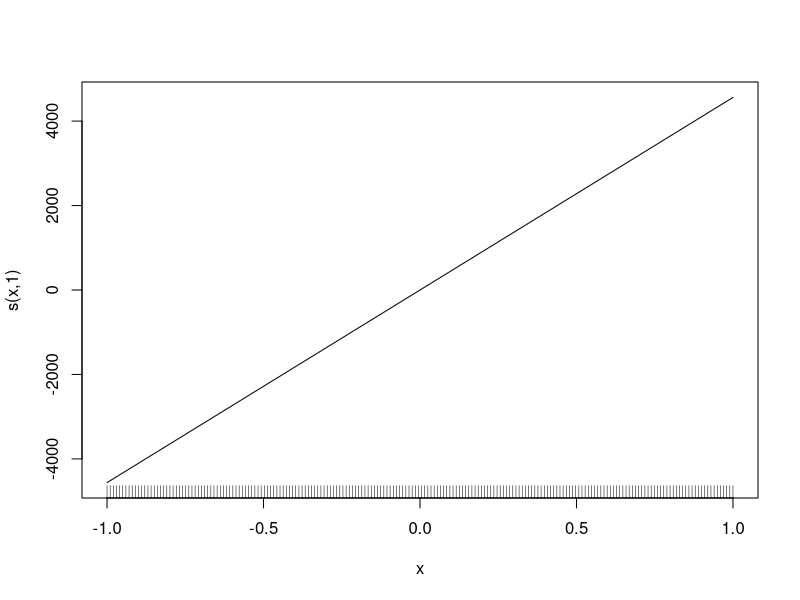

The R source for this figure:
## This files contains the R code to generate some test for the GAM function ##
## Documentation for MGCV is available at: http://cran.r-project.org/web/packages/mgcv/mgcv.pdf

library('mgcv')

n = 200
x = seq(from = -1, to = 1, length.out = n)
poly = x*x*x

y = 1/(1+ exp(-poly))
y01 = y
mu = mean(y)
y01[y>mu] = 1
y01[y<=mu] = 0
y01 = as.factor(y01)
table(y01)
df = data.frame(x,y01)

gam1 = gam(y01~s(x, k = 10, bs="ps" ) , family = binomial(), data = df, scale=0)
plot(gam1, se=F)

gam1$coefficients

